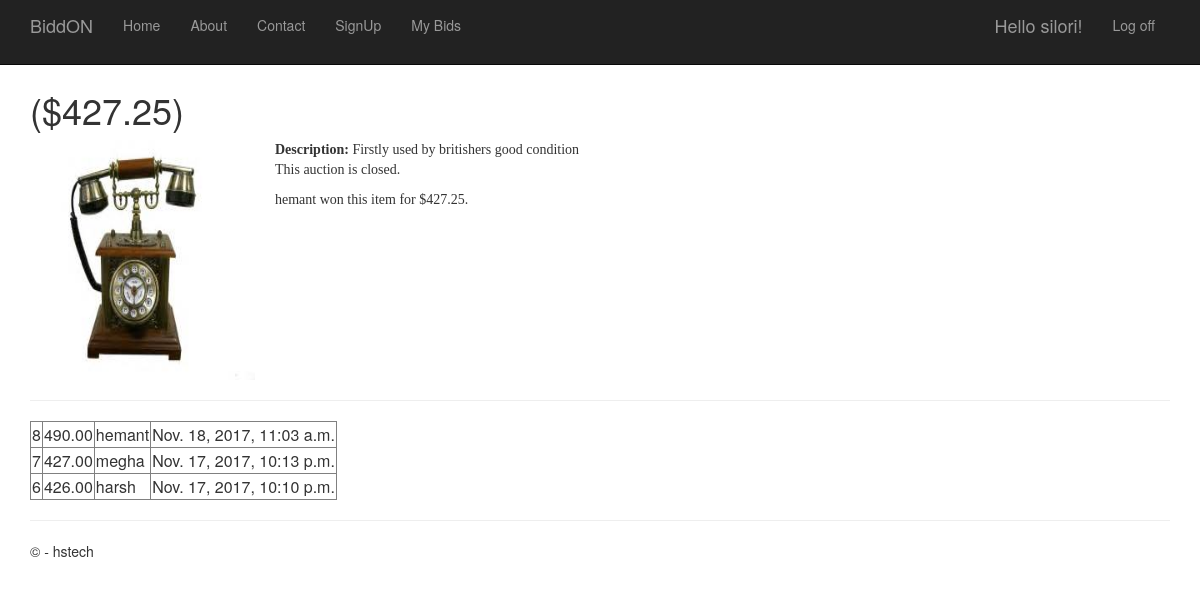
Page /items/3 (signed in) on the committed database.
### app/models.py (models this page shows, shortened)
class Item(models.Model):
    name = models.CharField(max_length = 30)
    description = models.TextField()
    image = models.ImageField(upload_to='media/')
    category = models.CharField(max_length=100)
    ask = models.DecimalField(default=0, max_digits=6, decimal_places=2)
    created_at = models.DateTimeField(default=datetime.now, blank=True)
    closes = models.DateTimeField()
    def get_current_bid(self):
        bids = Bid.objects.filter(item=self).order_by('-price', 'created_at')
        if len(bids) == 0:
            return self.ask
        elif len(bids) == 1:
            return self.ask + Decimal(0.25)
        else:
            if bids[1].price == bids[0].price:
                return bids[1].price
            else:
                return bids[1].price + Decimal(0.25)
    def get_winner(self):
        bids = Bid.objects.filter(item=self).order_by('-price', 'created_at')
        if bids:
            return bids[0].user
        else:
            return None
    def get_time_left(self):
        now = datetime.now()
        naive = self.closes.replace(tzinfo=None)
        delta = naive - now
        ts = int(delta.total_seconds())
        if (ts<=0):
            return ""

class Bid(models.Model):
    item = models.ForeignKey(Item)
    user = models.ForeignKey(User)
    price = models.DecimalField(default=0, max_digits=6, decimal_places=2)
    created_at = models.DateTimeField(default=datetime.now, blank=True)

### app/views.py (the view)
# urls.py: url(r'^items/(?P<id>\d+)$', app.views.Itemdetails, name ='itemdetails'),
def Itemdetails(request, id):
	item = Item.objects.get(id=id)
	current_price = item.get_current_bid()
	time_left = item.get_time_left()
	bids_for_item = []
	if request.user.is_superuser:
		bids_for_item = Bid.objects.filter(item=item).order_by('-price', 'created_at')
	if request.method == 'POST':
		if not time_left:
			return redirect('/items/<id>')
		bid_price = request.POST['bid_price']
		try:
			bid_price = float(bid_price)
		except ValueError:
			return render_to_response('app/itemdetails.html', {'item': item, 'current_price': current_price, 'bid_error': True}, context_instance=RequestContext(request))
		if (bid_price <= current_price or not (bid_price*4).is_integer()):
			return render_to_response('app/itemdetails.html', {'item': item, 'current_price': current_price, 'bid_error': True}, context_instance=RequestContext(request))
		if (not request.user.is_authenticated()):
			return redirect('/items/<id>')
		try:
			my_bid = Bid.objects.get(user=request.user, item=item)
			my_bid.price = bid_price
			my_bid.created_at = datetime.now()
			my_bid.save()
		except Bid.DoesNotExist:
			my_bid = Bid.objects.create(user=request.user, item=item, price=bid_price)
		current_price = item.get_current_bid()
		return render_to_response('app/itemdetails.html', {
			'item': item,
			'bids_for_item': bids_for_item,
			'current_price': current_price,
			'bid_success': True,
			'beaten': my_bid.price if item.get_winner() != request.user else False
		}, context_instance=RequestContext(request))
	else:
		beaten = False
		try:
			my_bid = Bid.objects.get(user=request.user, item=item)
			beaten = my_bid.price
		except: # Bid.DoesNotExist:
			pass
		winner = None
		if not time_left:
			winner = item.get_winner()
		return render_to_response('app/itemdetails.html', {
			'item': item,
			'bids_for_item': bids_for_item,
			'current_price': current_price,
			'beaten': beaten if item.get_winner() != request.user else False,
			'winner': winner
		}, context_instance=RequestContext(request))

### app/templates/app/itemdetails.html (shortened to what this page needs)
﻿{% extends 'app/layout.html' %}
{% block content %}
<h1>{{ item.title }} (${{ current_price }})</h1>
<div class="row">
<div class="col s2" style="float:left">
	<a href="{{ item.image.url }}" target="_blank"><img src="{{ item.image.url }}" width="240" height="240"></a>
</div>
<div class="col s8" style="width: calc(100% - 260px); float:right; margin-left:10px;
    font-family:'Comic Sans MS'">
	<b>Description:</b> {{ item.description }}
	<p>
		This auction
		{% if item.get_time_left %}
			closes in {{item.get_time_left}}.
		{% else %}
			is closed.
		{% endif %}
	</p>
	{% if item.get_time_left %}
		{% if user.is_authenticated %}
			<form action="" method="post">
				{% csrf_token %}
				<p>$<input name="bid_price" type="text" placeholder="your bid"/>
				{% if bid_error %}
					<span class="error">invalid bid!</span>
				{% endif %}
				{% if bid_success %}
					<span class="success">bid submitted!</span>
				{% endif %}
				<br/>
				(must be >${{ current_price }}, and a multiple of $0.25)</p>
				<p>By clicking "submit bid" you are agreeing to pay up to that amount for this item unless someone else beats your bid before closing time.<br/>
				<input class="btn btn-primary btn-large" type="submit" value="submit bid"/></p>
			</form>
		{% endif %}
	{% else %}
		{% if user.is_superuser %}
			<p>{{winner}} won this item for ${{ current_price }}.</p>
		{% endif %}
	{% endif %}
</div>
</div>
{% if user.is_superuser %}
	<hr/>
	<table border=1>
		{% for bid in bids_for_item %}
		<tr>
			<td>{{bid.id}}</td>
			<td>{{bid.price}}</td>
			<td>{{bid.user}}</td>
			<td>{{bid.created_at}}</td>
		</tr>
		{% endfor %}
	</table>
{% endif %}
{% endblock %}

### app/templates/app/loginpartial.html (shortened to what this page needs)
{% if user.is_authenticated %}
<form id="logoutForm" action="/logout" method="post" class="navbar-right">
    <ul class="nav navbar-nav navbar-right">
        <li><span class="navbar-brand">Hello {{ user.username }}!</span></li>
        <li><a href="javascript:document.getElementById('logoutForm').submit()">Log off</a></li>
    </ul>
</form>
{% else %}
<ul class="nav navbar-nav navbar-right">
    <li><a href="{% url 'login' %}">Log in</a></li>
</ul>
{% endif %}

### app/static/app/content/site.css (style rules this page uses)
body { padding-top: 50px; padding-bottom: 20px; }

### rows in the picture
Item: image (picture), description "Firstly used by britishers good condition"
Bid: id "8", price "490.00", user "hemant", created_at "Nov. 18, 2017, 11:03 a.m."
Bid: id "7", price "427.00", user "megha", created_at "Nov. 17, 2017, 10:13 p.m."
Bid: id "6", price "426.00", user "harsh", created_at "Nov. 17, 2017, 10:10 p.m."

### other values in the picture
{{ user.username }} "silori"
{{ current_price }} "427.25"
{{ winner }} "hemant"
